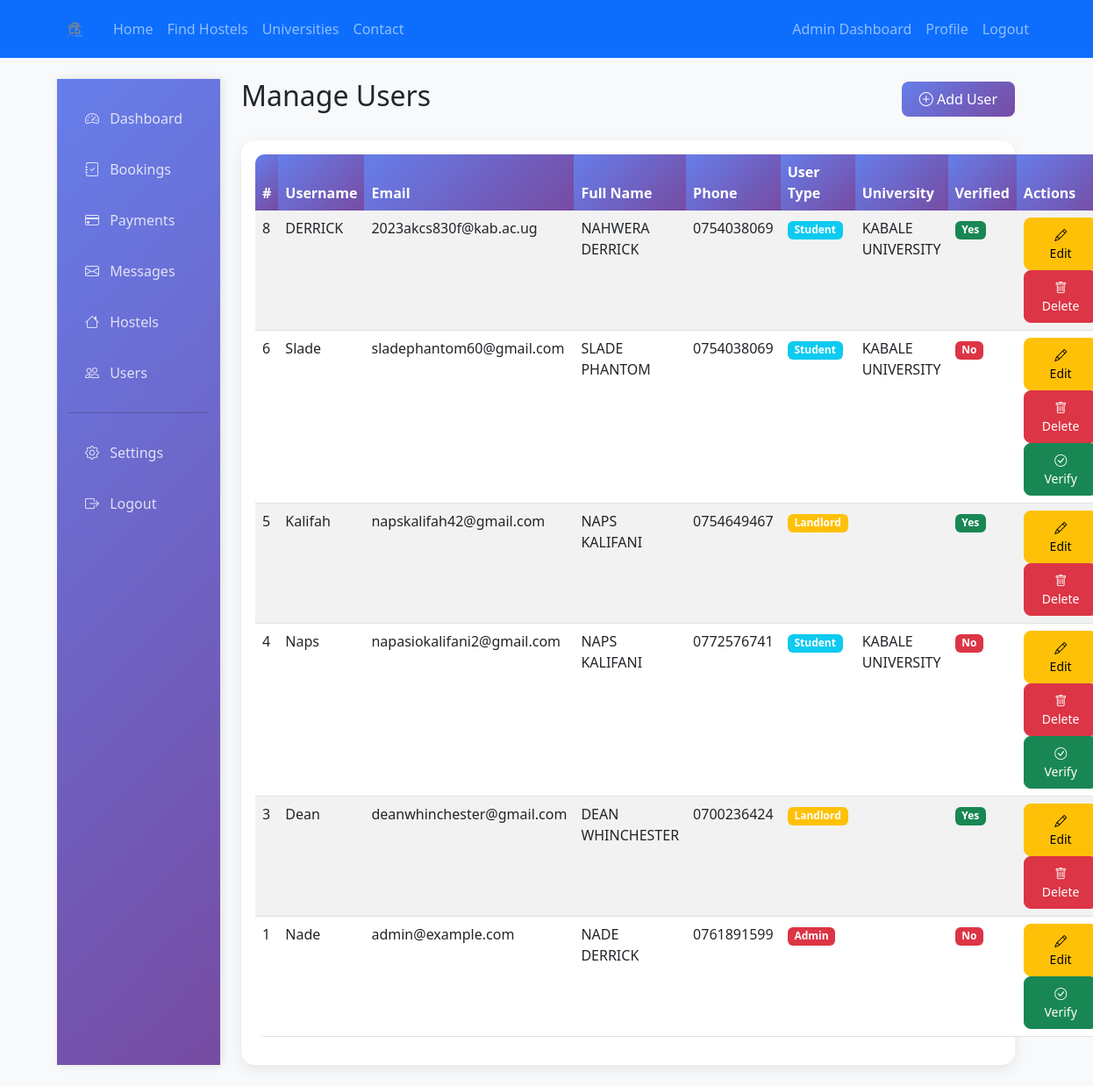
/admin_users_new.php (signed in), run on the app's committed database.
### tables this page shows
CREATE TABLE `users` (
  `user_id` int(11) NOT NULL,
  `username` varchar(50) NOT NULL,
  `email` varchar(100) NOT NULL,
  `password` varchar(255) NOT NULL,
  `user_type` enum('student','landlord','admin') NOT NULL,
  `full_name` varchar(100) NOT NULL,
  `phone` varchar(20) NOT NULL,
  `university` varchar(100) DEFAULT NULL,
  `profile_pic` varchar(255) DEFAULT NULL,
  `verified` tinyint(1) DEFAULT 0,
  `created_at` timestamp NOT NULL DEFAULT current_timestamp(),
  `updated_at` timestamp NOT NULL DEFAULT current_timestamp() ON UPDATE current_timestamp(),
  `must_reset_password` tinyint(1) NOT NULL DEFAULT 0
);

### admin_users_new.php (the view, shortened to what this page needs)
<?php
require_once __DIR__ . '/functions.php';
$page_title = "Manage Users";
require_once __DIR__ . '/header.php';
$query = "SELECT * FROM users ORDER BY created_at DESC";
$users = $conn->query($query)->fetch_all(MYSQLI_ASSOC);
$show_form = false;
?>
<!DOCTYPE html>
<html lang="en">
<head>
    <link href="https://cdn.jsdelivr.net/npm/bootstrap@5.3.0/dist/css/bootstrap.min.css" rel="stylesheet">
    <link rel="stylesheet" href="https://cdn.jsdelivr.net/npm/bootstrap-icons@1.10.0/font/bootstrap-icons.css">
</head>
<body>
    <div class="container-fluid">
        <div class="row">
            <?php require_once __DIR__ . '/admin_sidebar.php'; ?>
            <main class="col-md-9 ms-sm-auto col-lg-10 px-md-4">
                <div class="d-flex justify-content-between align-items-center mb-4">
                    <h2><?php echo $page_title; ?></h2>
                    <?php if (!$show_form): ?>
                        <a href="admin_users.php?action=add" class="btn btn-primary">
                            <i class="bi bi-plus-circle"></i> Add User
                        </a>
                    <?php endif; ?>
                </div>
                <?php if (!$show_form): ?>
                <div class="card">
                    <div class="card-body">
                        <table class="table table-striped">
                            <thead>
                                <tr>
                                    <th>#</th>
                                    <th>Username</th>
                                    <th>Email</th>
                                    <th>Full Name</th>
                                    <th>Phone</th>
                                    <th>User Type</th>
                                    <th>University</th>
                                    <th>Verified</th>
                                    <th>Actions</th>
                                </tr>
                            </thead>
                            <tbody>
                                <?php foreach ($users as $user): ?>
                                <tr>
                                    <td><?php echo $user['user_id']; ?></td>
                                    <td><?php echo htmlspecialchars($user['username']); ?></td>
                                    <td><?php echo htmlspecialchars($user['email']); ?></td>
                                    <td><?php echo htmlspecialchars($user['full_name']); ?></td>
                                    <td><?php echo htmlspecialchars($user['phone']); ?></td>
                                    <td>
                                        <span class="badge bg-<?php
                                            echo $user['user_type'] === 'admin' ? 'danger' :
                                                ($user['user_type'] === 'landlord' ? 'warning' : 'info');
                                        ?>">
                                            <?php echo ucfirst(htmlspecialchars($user['user_type'])); ?>
                                        </span>
                                    </td>
                                    <td><?php echo htmlspecialchars($user['university']); ?></td>
                                    <td>
                                        <?php if ($user['verified']): ?>
                                            <span class="badge bg-success">Yes</span>
                                        <?php else: ?>
                                            <span class="badge bg-danger">No</span>
                                        <?php endif; ?>
                                    </td>
                                    <td>
                                        <a href="admin_users.php?action=edit&id=<?php echo $user['user_id']; ?>" class="btn btn-sm btn-warning">
                                            <i class="bi bi-pencil"></i> Edit
                                        </a>
                                        <?php if ($user['user_type'] !== 'admin'): ?>
                                        <a href="admin_users.php?action=delete&id=<?php echo $user['user_id']; ?>" class="btn btn-sm btn-danger"
                                            onclick="return confirm('Are you sure you want to delete this user?');">
                                            <i class="bi bi-trash"></i> Delete
                                        </a>
                                        <?php endif; ?>
                                        <?php if (!$user['verified']): ?>
                                        <a href="admin_users.php?action=verify&id=<?php echo $user['user_id']; ?>" class="btn btn-sm btn-success">
                                            <i class="bi bi-check-circle"></i> Verify
                                        </a>
                                        <?php endif; ?>
                                    </td>
                                </tr>
                                <?php endforeach; ?>
                            </tbody>
                        </table>
                    </div>
                </div>
                <?php endif; ?>
            </main>
        </div>
    </div>
</body>
</html>

### style.css (style rules this page uses)
body { font-family: 'Segoe UI', Tahoma, Geneva, Verdana, sans-serif; background-color: #f8f9fa; }
.card { border: none; border-radius: 10px; box-shadow: 0 4px 6px rgba(0, 0, 0, 0.1); transition: transform 0.3s ease; }
.btn-primary { background-color: #0d6efd; border-color: #0d6efd; }
.badge { padding: 0.5em 0.75em; border-radius: 8px; font-weight: 500; }
.table { border-radius: 8px; overflow: hidden; }
.table th { background-color: #f8f9fa; font-weight: 600; }
.badge.bg-warning { background-color: #ffc107 !important; }
.badge.bg-success { background-color: #198754 !important; }
.badge.bg-danger { background-color: #dc3545 !important; }

### admin_users_new.php (style rules this page uses)
* { margin: 0; padding: 0; box-sizing: border-box; }
body { font-family: 'Segoe UI', Tahoma, Geneva, Verdana, sans-serif; background-color: #f8f9fa; }
.card { border: none; border-radius: 15px; box-shadow: 0 5px 15px rgba(0,0,0,0.08); transition: transform 0.3s ease; }
.btn { border-radius: 8px; padding: 8px 20px; font-weight: 500; transition: all 0.3s ease; }
.btn-primary { background: linear-gradient(135deg, #667eea 0%, #764ba2 100%); border: none; }
.table { border-radius: 10px; overflow: hidden; }
.table thead th { background: linear-gradient(135deg, #667eea 0%, #764ba2 100%); color: white; border: none; font-weight: 600; }

### data on the page
users: user_id "8", username "DERRICK", email "2023akcs830f@kab.ac.ug", full_name "NAHWERA DERRICK", phone "0754038069", user_type "Student", university "KABALE UNIVERSITY", verified "Yes"
users: user_id "6", username "Slade", email "sladephantom60@gmail.com", full_name "SLADE PHANTOM", phone "0754038069", user_type "Student", university "KABALE UNIVERSITY", verified "No"
users: user_id "5", username "Kalifah", email "napskalifah42@gmail.com", full_name "NAPS KALIFANI", phone "0754649467", user_type "Landlord", verified "Yes"
users: user_id "4", username "Naps", email "napasiokalifani2@gmail.com", full_name "NAPS KALIFANI", phone "0772576741", user_type "Student", university "KABALE UNIVERSITY", verified "No"
users: user_id "3", username "Dean", email "deanwhinchester@gmail.com", full_name "DEAN WHINCHESTER", phone "0700236424", user_type "Landlord", verified "Yes"
users: user_id "1", username "Nade", email "admin@example.com", full_name "NADE DERRICK", phone "0761891599", user_type "Admin", verified "No"

### other printed values
$page_title "Manage Users"
